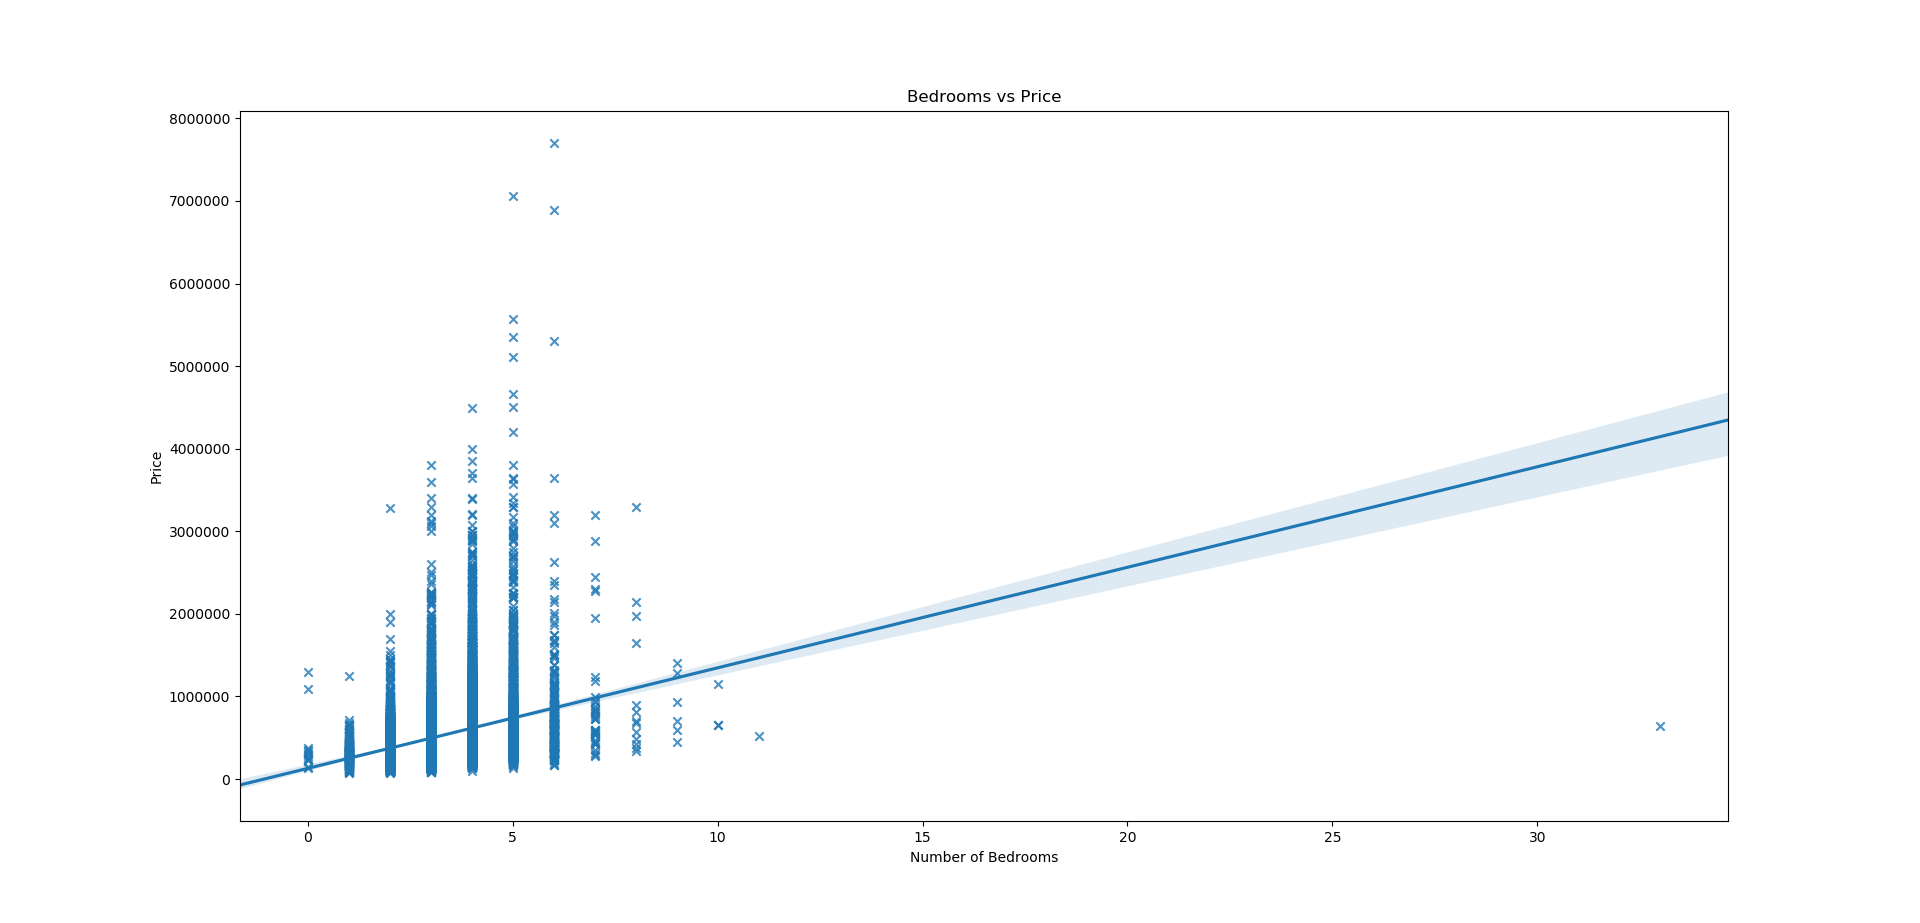

Here is the Python script that generated this plot:
# -*- coding: utf-8 -*-
"""
Created on Thu Jan 18 21:05:46 2018

@author: pravin
"""

import pandas as pd
import matplotlib.pyplot as plt
import seaborn as sns

def visualize():
    dataset=pd.read_csv('../dataset.csv')
    del dataset['id'] #as we know id of a house is not important in predicting its price
    sns.regplot(x='bedrooms',y='price',data=dataset,scatter=True,marker='x')
    plt.title('Bedrooms vs Price')
    plt.xlabel('Number of Bedrooms')
    plt.ylabel('Price')
    plt.show()

visualize()#who is ready to buy a 33-bedroom for less price? ;)
